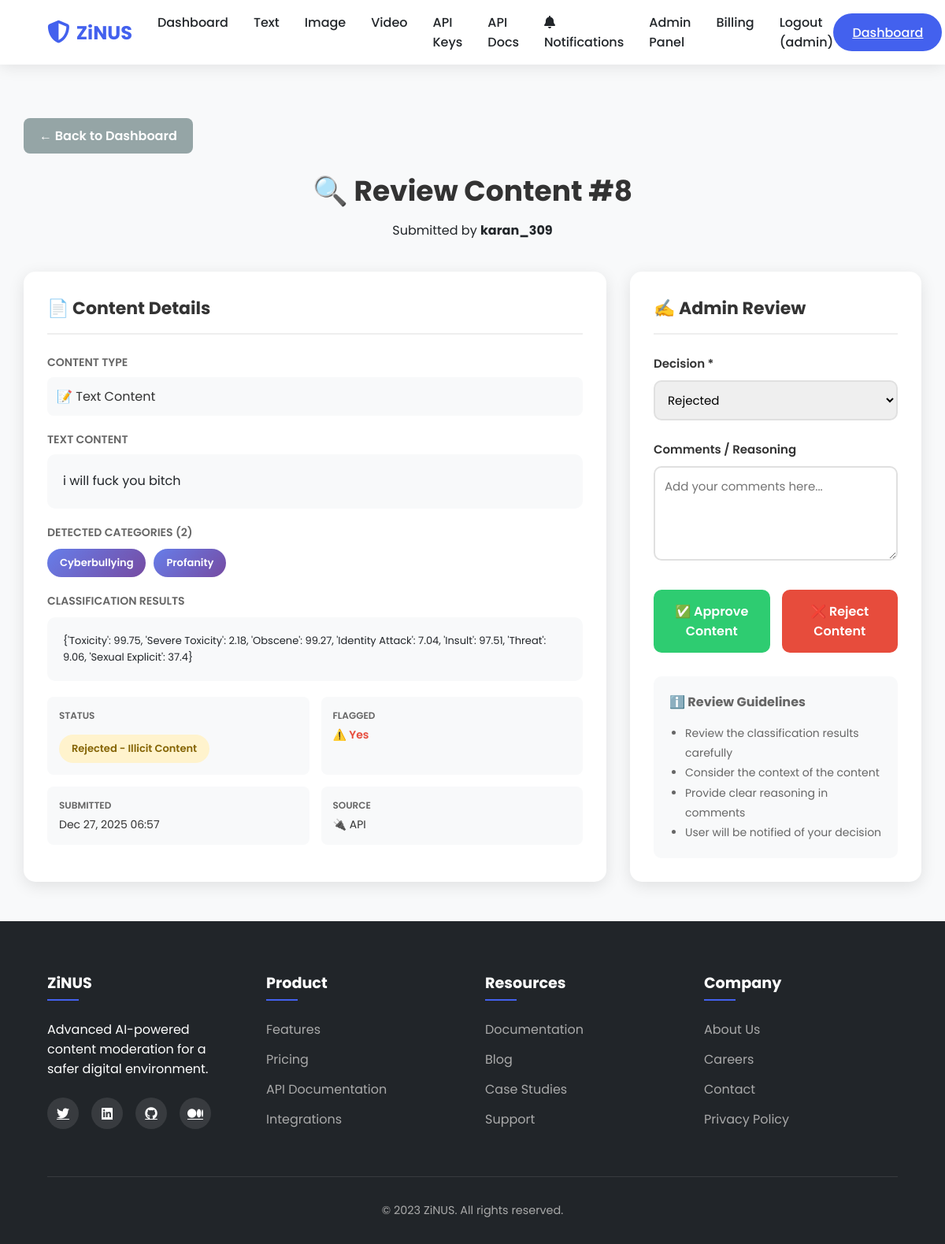
The page /admin-panel/review/8/ (signed in) on the database its author committed.
### nlp_classifier/models.py (models this page shows, shortened)
class ContentSubmission(models.Model):
    CONTENT_TYPE_CHOICES = [
        ('text', 'Text'),
        ('image', 'Image'),
        ('video', 'Video'),
        ('audio', 'Audio'),
    ]
    STATUS_CHOICES = [
        ('pending_review', 'Pending Review'),
        ('approved', 'Approved - Clean Content'),
        ('rejected', 'Rejected - Illicit Content'),
        ('auto_approved', 'Auto Approved'),
    ]
    user = models.ForeignKey(User, on_delete=models.CASCADE, related_name='submissions', null=True, blank=True)
    content_type = models.CharField(max_length=20, choices=CONTENT_TYPE_CHOICES)
    status = models.CharField(max_length=20, choices=STATUS_CHOICES, default='auto_approved')
    text_content = models.TextField(blank=True, null=True)
    file_path = models.CharField(max_length=500, blank=True, null=True)
    content_url = models.URLField(blank=True, null=True)
    classification_result = models.JSONField(blank=True, null=True)
    detected_categories = models.JSONField(default=list, blank=True)
    confidence_scores = models.JSONField(blank=True, null=True)
    flagged = models.BooleanField(default=False)
    is_from_api = models.BooleanField(default=False)
    api_key = models.ForeignKey('APIKey', on_delete=models.SET_NULL, null=True, blank=True, related_name='submissions')
    created_at = models.DateTimeField(auto_now_add=True)
    updated_at = models.DateTimeField(auto_now=True)
    class Meta:
        verbose_name = 'Content Submission'
        verbose_name_plural = 'Content Submissions'
        ordering = ['-created_at']

class AdminReview(models.Model):
    DECISION_CHOICES = [
        ('approved', 'Approved'),
        ('rejected', 'Rejected'),
    ]
    submission = models.OneToOneField(ContentSubmission, on_delete=models.CASCADE, related_name='review')
    admin = models.ForeignKey(User, on_delete=models.CASCADE, related_name='reviews')
    decision = models.CharField(max_length=20, choices=DECISION_CHOICES)
    comments = models.TextField(blank=True, null=True)
    reviewed_at = models.DateTimeField(auto_now_add=True)
    class Meta:
        verbose_name = 'Admin Review'
        verbose_name_plural = 'Admin Reviews'
        ordering = ['-reviewed_at']

### nlp_classifier/views.py (the view)
# urls.py: path('admin-panel/review/<int:submission_id>/', review_content, name='review_content'),
@login_required
@user_passes_test(is_admin)
def review_content(request, submission_id):
    submission = get_object_or_404(ContentSubmission, id=submission_id)
    existing_review = AdminReview.objects.filter(submission=submission).first()
    if request.method == 'POST':
        if existing_review:
            form = AdminReviewForm(request.POST, instance=existing_review)
        else:
            form = AdminReviewForm(request.POST)
        if form.is_valid():
            review = form.save(commit=False)
            review.submission = submission
            review.admin = request.user
            review.save()
            if existing_review:
                messages.success(request, f'Review updated. Content marked as {review.decision}.')
            else:
                messages.success(request, f'Review submitted. Content marked as {review.decision}.')
            return redirect('admin_dashboard')
    else:
        if existing_review:
            form = AdminReviewForm(instance=existing_review)
        else:
            form = AdminReviewForm()
    context = {
        'submission': submission,
        'form': form,
        'existing_review': existing_review,
    }
    return render(request, 'review_content.html', context)

### nlp_classifier/forms.py
class AdminReviewForm(forms.ModelForm):
    class Meta:
        model = AdminReview
        fields = ['decision', 'comments']
        widgets = {
            'decision': forms.Select(attrs={
                'class': 'form-control'
            }),
            'comments': forms.Textarea(attrs={
                'class': 'form-control',
                'rows': 4,
                'placeholder': 'Add your comments here...'
            })
        }

### nlp_classifier/views.py (called while the page is built)
def is_admin(user):
    return user.is_authenticated and hasattr(user, 'profile') and user.profile.role == 'admin'

### nlp_classifier/templates/review_content.html (shortened to what this page needs)
{% extends 'base.html' %}
{% block content %}
<div class="review-container">
    <a href="{% url 'admin_dashboard' %}" class="btn-back">← Back to Dashboard</a>
    <div class="review-header">
        <h1>🔍 Review Content #{{ submission.id }}</h1>
        <p>Submitted by <strong>{{ submission.user.username|default:"Anonymous" }}</strong></p>
    </div>
    <div class="review-grid">
        <div class="content-panel">
            <h2 class="panel-title">📄 Content Details</h2>
            <div class="info-group">
                <div class="info-label">Content Type</div>
                <div class="info-value">
                    {% if submission.content_type == 'text' %}📝 Text Content
                    {% elif submission.content_type == 'image' %}🖼️ Image Content
                    {% elif submission.content_type == 'video' %}🎥 Video Content
                    {% elif submission.content_type == 'audio' %}🎤 Audio Content
                    {% else %}{{ submission.content_type }}{% endif %}
                </div>
            </div>
            {% if submission.text_content %}
                <div class="info-group">
                    <div class="info-label">Text Content</div>
                    <div class="content-text">{{ submission.text_content }}</div>
                </div>
            {% endif %}
            <div class="info-group">
                <div class="info-label">Detected Categories ({{ submission.detected_categories|length }})</div>
                {% if submission.detected_categories %}
                    <div class="categories-display">
                        {% for category in submission.detected_categories %}
                            <span class="category-badge">{{ category }}</span>
                        {% endfor %}
                    </div>
                {% else %}
                    <div class="info-value">No illicit categories detected</div>
                {% endif %}
            </div>
            <div class="info-group">
                <div class="info-label">Classification Results</div>
                <div class="classification-results">
                    <pre>{{ submission.classification_result|safe }}</pre>
                </div>
            </div>
            <div class="metadata-grid">
                <div class="metadata-item">
                    <div class="metadata-label">Status</div>
                    <div class="metadata-value">
                        <span class="status-badge status-pending">{{ submission.get_status_display }}</span>
                    </div>
                </div>
                <div class="metadata-item">
                    <div class="metadata-label">Flagged</div>
                    <div class="metadata-value">
                        {% if submission.flagged %}
                            <span style="color: #e74c3c; font-weight: 600;">⚠️ Yes</span>
                        {% else %}
                            <span style="color: #2ecc71; font-weight: 600;">✅ No</span>
                        {% endif %}
                    </div>
                </div>
                <div class="metadata-item">
                    <div class="metadata-label">Submitted</div>
                    <div class="metadata-value">{{ submission.created_at|date:"M d, Y H:i" }}</div>
                </div>
                <div class="metadata-item">
                    <div class="metadata-label">Source</div>
                    <div class="metadata-value">
                        {% if submission.is_from_api %}🔌 API{% else %}🌐 Web Interface{% endif %}
                    </div>
                </div>
            </div>
        </div>
        <div class="review-panel">
            <h2 class="panel-title">✍️ Admin Review</h2>
            <form method="post">
                <div class="form-group">
                    <label for="id_decision">Decision *</label>
                    {{ form.decision }}
                </div>
                <div class="form-group">
                    <label for="id_comments">Comments / Reasoning</label>
                    {{ form.comments }}
                </div>
                <div class="btn-group">
                    <button type="submit" name="decision" value="approved" class="btn-submit btn-approve">
                        ✅ Approve Content
                    </button>
                    <button type="submit" name="decision" value="rejected" class="btn-submit btn-reject">
                        ❌ Reject Content
                    </button>
                </div>
            </form>
            <div style="margin-top: 30px; padding: 20px; background: #f8f9fa; border-radius: 10px;">
                <h3 style="font-size: 16px; color: #666; margin-bottom: 15px;">ℹ️ Review Guidelines</h3>
                <ul style="color: #666; font-size: 14px; line-height: 1.8; margin-left: 20px;">
                    <li>Review the classification results carefully</li>
                    <li>Consider the context of the content</li>
                    <li>Provide clear reasoning in comments</li>
                    <li>User will be notified of your decision</li>
                </ul>
            </div>
        </div>
    </div>
</div>
{% endblock %}

### nlp_classifier/templates/base.html (shortened to what this page needs)
{% load static %}
<!DOCTYPE html>
<html lang="en">
<head>
    <link rel="stylesheet" href="https://cdnjs.cloudflare.com/ajax/libs/font-awesome/6.4.0/css/all.min.css">
</head>
<body>
    <header>
        <div class="container">
            <nav class="navbar">
                <div class="logo">
                    <i class="fas fa-shield-alt"></i>
                    <span>ZiNUS</span>
                </div>
                <ul class="nav-links">
                    {% if user.is_authenticated %}
                        <li><a href="{% url 'dashboard' %}">Dashboard</a></li>
                        <li><a href="{% url 'text_classification' %}">Text</a></li>
                        <li><a href="{% url 'image_classification' %}">Image</a></li>
                        <li><a href="{% url 'video_classification' %}">Video</a></li>
                        <li><a href="{% url 'my_api_keys' %}">API Keys</a></li>
                        <li><a href="{% url 'api_documentation' %}">API Docs</a></li>
                        <li>
                            <a href="{% url 'notifications' %}" title="Notifications">
                                <i class="fas fa-bell"></i> Notifications
                            </a>
                        </li>
                        {% if user.profile.role == 'admin' or user.profile.role == 'super_admin' %}
                            <li><a href="{% url 'admin_dashboard' %}">Admin Panel</a></li>
                            <li><a href="{% url 'admin_billing_dashboard' %}">Billing</a></li>
                        {% endif %}
                        <li><a href="{% url 'logout' %}">Logout ({{ user.username }})</a></li>
                    {% else %}
                        <li><a href="{% url 'landing_page' %}">Home</a></li>
                        <li><a href="{% url 'login' %}">Login</a></li>
                        <li><a href="{% url 'register' %}">Register</a></li>
                    {% endif %}
                </ul>
                {% if user.is_authenticated %}
                    <a class="btn btn-primary" href="{% url 'dashboard' %}">Dashboard</a>
                {% else %}
                    <a class="btn btn-primary" href="{% url 'login' %}">Get Started</a>
                {% endif %}
            </nav>
        </div>
    </header>
    <main style="padding-top:100px;">
        {% block content %}
        {% endblock %}
    </main>
    <footer>
        <div class="container">
            <div class="footer-content">
                <div class="footer-column">
                    <h3>ZiNUS</h3>
                    <p>Advanced AI-powered content moderation for a safer digital environment.</p>
                    <div class="social-links">
                        <a href="#"><i class="fab fa-twitter"></i></a>
                        <a href="#"><i class="fab fa-linkedin"></i></a>
                        <a href="#"><i class="fab fa-github"></i></a>
                        <a href="#"><i class="fab fa-medium"></i></a>
                    </div>
                </div>
                <div class="footer-column">
                    <h3>Product</h3>
                    <ul class="footer-links">
                        <li><a href="#">Features</a></li>
                        <li><a href="#">Pricing</a></li>
                        <li><a href="#">API Documentation</a></li>
                        <li><a href="#">Integrations</a></li>
                    </ul>
                </div>
                <div class="footer-column">
                    <h3>Resources</h3>
                    <ul class="footer-links">
                        <li><a href="#">Documentation</a></li>
                        <li><a href="#">Blog</a></li>
                        <li><a href="#">Case Studies</a></li>
                        <li><a href="#">Support</a></li>
                    </ul>
                </div>
                <div class="footer-column">
                    <h3>Company</h3>
                    <ul class="footer-links">
                        <li><a href="#">About Us</a></li>
                        <li><a href="#">Careers</a></li>
                        <li><a href="#">Contact</a></li>
                        <li><a href="#">Privacy Policy</a></li>
                    </ul>
                </div>
            </div>
            <div class="footer-bottom">
                <p>&copy; 2023 ZiNUS. All rights reserved.</p>
            </div>
        </div>
    </footer>
</body>
</html>

### nlp_classifier/templates/base.html (style rules this page uses)
:root { --primary: #4361ee; --accent: #7209b7; --light: #f8f9fa; --dark: #212529; }
* { margin:0; padding:0; box-sizing:border-box; font-family: 'Poppins', sans-serif; }
body { background: var(--light); color: var(--dark); }
header { background: rgba(255,255,255,0.95); box-shadow: 0 2px 20px rgba(0,0,0,0.1); position: fixed; width:100%; z-index:1000; padding:1rem 0; }
.container { width:90%; max-width:1200px; margin:0 auto; }
.navbar { display:flex; justify-content:space-between; align-items:center; }
.logo { display:flex; align-items:center; font-weight:700; font-size:1.5rem; color:var(--primary); }
.logo i { margin-right:0.5rem; font-size:1.8rem; }
.nav-links { display:flex; list-style:none; }
.nav-links li { margin-left:2rem; }
.nav-links a { text-decoration:none; color:var(--dark); font-weight:500; position:relative; transition:0.3s; }
.nav-links a::after { content:''; position:absolute; width:0; height:2px; bottom:-5px; left:0; background: var(--primary); transition:0.3s; }
.btn { padding:0.7rem 1.5rem; border-radius:50px; font-weight:500; cursor:pointer; border:none; outline:none; }
.btn-primary { background: var(--primary); color:white; }
footer { background: var(--dark); color:white; padding:4rem 0 2rem; }
.footer-content { display:grid; grid-template-columns: repeat(auto-fit,minmax(200px,1fr)); gap:2rem; margin-bottom:3rem; }
.footer-column h3 { font-size:1.2rem; margin-bottom:1.5rem; position:relative; padding-bottom:0.5rem; }
.footer-column h3::after { content:''; position:absolute; left:0; bottom:0; width:40px; height:2px; background:var(--primary); }
.footer-links { list-style:none; }
.footer-links li { margin-bottom:0.8rem; }
.footer-links a { color:#aaa; text-decoration:none; transition:0.3s; }
.social-links { display:flex; gap:1rem; margin-top:1.5rem; }
.social-links a { width:40px; height:40px; border-radius:50%; background: rgba(255,255,255,0.1); display:flex; align-items:center; justify-content:center; color:white; transition:0.3s; }
.footer-bottom { text-align:center; padding-top:2rem; border-top:1px solid rgba(255,255,255,0.1); color:#aaa; font-size:0.9rem; }

### rows shown on the page
ContentSubmission: id "8", user.username "karan_309", text_content "i will fuck you bitch", detected_categories|length "2", classification_result "{'Toxicity': 99.75, 'Severe Toxicity': 2.18, 'Obscene': 99.27, 'Identity Attack': 7.04, 'Insult': 97.51, 'Threat': 9.06, 'Sexual Explicit': 37.4}", status "Rejected - Illicit Content", created_at "Dec 27, 2025 06:57"
AdminReview: decision "Rejected"

### other values the page prints
{{ user.username }} "admin"
{{ category }} "Cyberbullying" "Profanity"
